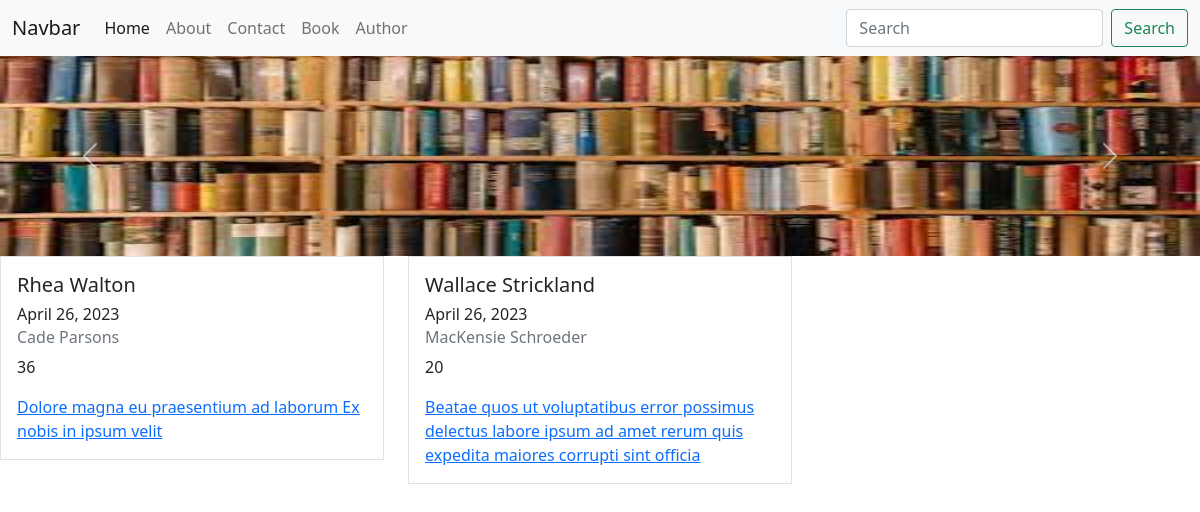
The page / on the database its author committed.
### first/models.py (models this page shows, shortened)
class Author(models.Model):
    name = models.CharField(max_length=150)
    age = models.PositiveIntegerField()
    active_date = models.DateField()
    penname = models.CharField(max_length=150)
    journal = models.CharField(max_length=150)

### first/views.py (the view)
# urls.py: path('', views.index, name="index"),
def index(request):
    author = Author.objects.all()
    context ={
        'author': author
    }
    return render(request, 'index.html', context)

### templates/index.html (shortened to what this page needs)
{% extends 'inc/nav.html' %}
{% block content %}
{% include 'inc/slider.html' %}
<div class="row">
    {% for items in author %}
    <div class="col-md-4">
        <div class="card-body border">
            <h5 class="card-title">{{items.name}}</h5>
            <h6 class="card-title">{{items.active_date}}</h6>
            <h6 class="card-subtitle mb-2 text-muted">{{items.penname}}</h6>
            <p class="card-text">{{items.age}}</p>
            <a href="#" class="card-link">{{items.journal}}</a>
        </div>
    </div>
    {% endfor %}
</div>
{% endblock content %}

### templates/inc/nav.html (shortened to what this page needs)
{% load static %}
<!doctype html>
<html lang="en">
<head>
  <link style="text/css" href="{% static 'css/style.css' %}" rel="stylesheet">
<link rel="stylesheet" href="https://cdn.jsdelivr.net/npm/bootstrap-icons@1.3.0/font/bootstrap-icons.css">
<link href="https://cdn.jsdelivr.net/npm/bootstrap@5.0.2/dist/css/bootstrap.min.css" rel="stylesheet"
>
</head>
<body>
  <nav class="navbar navbar-expand-lg navbar-light bg-light">
    <div class="container-fluid">
      <a class="navbar-brand" href="#">Navbar</a>
      <div class="collapse navbar-collapse" id="navbarSupportedContent">
        <ul class="navbar-nav me-auto mb-2 mb-lg-0">
          <li class="nav-item">
            <a class="nav-link active" aria-current="page" href="{% url 'index' %}">Home</a>
          </li>
          <li class="nav-item">
            <a class="nav-link" href="{% url 'about' %}">About</a>
          </li>
          <li class="nav-item">
            <a class="nav-link" href="{% url 'contact' %}">Contact</a>
          </li>
          <li class="nav-item">
            <a class="nav-link" href="{% url 'book' %}">Book</a>
          </li>
          <li class="nav-item">
            <a class="nav-link" href="{% url 'author' %}">Author</a>
          </li>
        </ul>
        <form class="d-flex">
          <input class="form-control me-2" type="search" placeholder="Search" aria-label="Search">
          <button class="btn btn-outline-success" type="submit">Search</button>
        </form>
      </div>
    </div>
  </nav>
  {% block content %}
  {% endblock content %}
</body>
</html>

### templates/inc/slider.html (shortened to what this page needs)
{% load static %}
<div id="carouselExampleControls" class="carousel slide" data-bs-ride="carousel">
    <div class="carousel-inner">
      <div class="carousel-item active">
        <img src="{% static 'img/a.jpeg' %}" class="d-block w-100" style="height:200px;" alt="...">
      </div>
    </div>
    <button class="carousel-control-prev" type="button" data-bs-target="#carouselExampleControls" data-bs-slide="prev">
      <span class="carousel-control-prev-icon" aria-hidden="true"></span>
    </button>
    <button class="carousel-control-next" type="button" data-bs-target="#carouselExampleControls" data-bs-slide="next">
      <span class="carousel-control-next-icon" aria-hidden="true"></span>
    </button>
  </div>

### rows shown on the page
Author: name "Rhea Walton", active_date "April 26, 2023", penname "Cade Parsons", age "36", journal "Dolore magna eu praesentium ad laborum Ex nobis in ipsum velit"
Author: name "Wallace Strickland", active_date "April 26, 2023", penname "MacKensie Schroeder", age "20", journal "Beatae quos ut voluptatibus error possimus delectus labore ipsum ad amet rerum quis expedita maiores corrupti sint officia"
